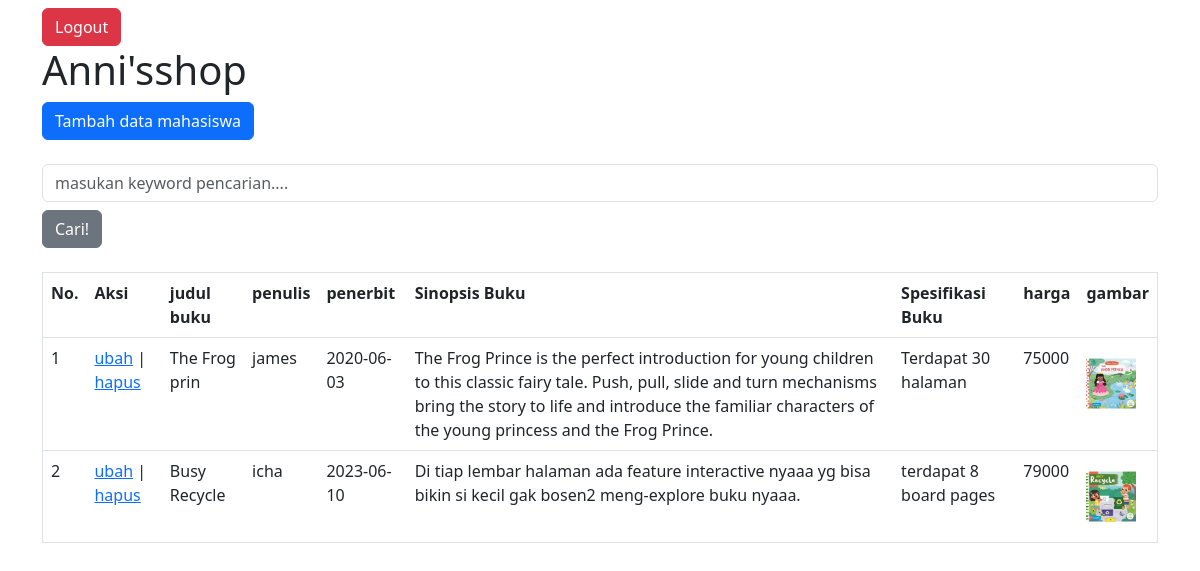
The page /index1.php (signed in) on the database its author committed.
### tables this page shows
CREATE TABLE `tb_product` (
  `id` int NOT NULL,
  `judul_buku` varchar(50) NOT NULL,
  `penulis` varchar(50) NOT NULL,
  `penerbit` date NOT NULL,
  `sinopsis` varchar(2555) NOT NULL,
  `spek_buku` varchar(255) NOT NULL,
  `harga` int NOT NULL,
  `gambar` varchar(100) NOT NULL
);

### function.php (called while the page is built, shortened)
<?php
 $conn = mysqli_connect("localhost","root","","tubes");
 function query($query){
    global $conn;
    $result = mysqli_query($conn , $query);
    $rows = [];
    while ($row = mysqli_fetch_assoc($result)){
    $rows[] = $row;
 }
 return $rows;
}
 ?>

### index1.php (the view, shortened to what this page needs)
<?php
require 'function.php';
$annis = query("SELECT * FROM tb_product");
?>
<!DOCTYPE html>
<html lang="en">
<head>
    <link rel="stylesheet" href="https://cdn.jsdelivr.net/npm/bootstrap@5.3.0/dist/css/bootstrap.min.css" >
<link rel="stylesheet" href="https://cdn.jsdelivr.net/npm/bootstrap@5.3.0/dist/js/bootstrap.bundle.min.js" >
</head>
<body>
    <div class="container">
    <a href="logaut.php" class="btn btn-danger mt-2">Logout</a>
<h1>Anni'sshop</h1>
<a href="tambah.php" class="btn btn-primary">Tambah data mahasiswa</a>
<br></br>
<form action="" method="post" class="form">
<input type="text" name="keyword" size="30" autofocus
placeholder="masukan keyword pencarian...." autocomplete="off" class="form-control" id="keyword">
<button type="submit" name="cari" class="btn btn-secondary mt-2" id="tombol-cari">Cari!</button>
</form>
<br>
<div id="container">
<table border="1" cellpadding="10" cellspacing="0" class="table">
    <tr>
<th>No.</th>
<th>Aksi</th>
<th>judul buku</th>
<th>penulis</th>
<th>penerbit</th>
<th>Sinopsis Buku</th>
<th>Spesifikasi Buku</th>
<th>harga</th>
<th>gambar</th>
</tr>
<?php $i = 1; ?>
<?php
foreach($annis as $row ):
?>
<tr>
<td><?= $i ?></td>
<td>
<a href="ubah.php?id=<?= $row["id"];?>">ubah</a> |
<a href="hapus.php?id=<?= $row["id"]; ?> "onclick="return confirm('Apakah anda yakin?');">hapus</a>
</td>
<td><?= $row["judul_buku"]; ?></td>
<td><?= $row["penulis"]; ?></td>
<td><?= $row["penerbit"]; ?></td>
<td><?= $row["sinopsis"]; ?></td>
<td><?= $row["spek_buku"]; ?></td>
<td><?= $row["harga"]; ?></td>
<td><img src="img/<?= $row["gambar"]; ?>" width="50"></td>
</tr>
<?php $i++; ?>
<?php endforeach; ?>
</table>
  </div>
</body>
</html>

### rows shown on the page
tb_product: judul_buku "The Frog prin", penulis "james", penerbit "2020-06-03", sinopsis "The Frog Prince is the perfect introduction for young children to this classic fairy tale. Push, pull, slide and turn mechanisms bring the story to life and introduce the familiar characters of the young princess and the Frog Prince.", spek_buku "Terdapat 30 halaman", harga "75000", gambar (picture)
tb_product: judul_buku "Busy Recycle", penulis "icha", penerbit "2023-06-10", sinopsis "Di tiap lembar halaman ada feature interactive nyaaa yg bisa bikin si kecil gak bosen2 meng-explore buku nyaaa.", spek_buku "terdapat 8 board pages", harga "79000", gambar (picture)
